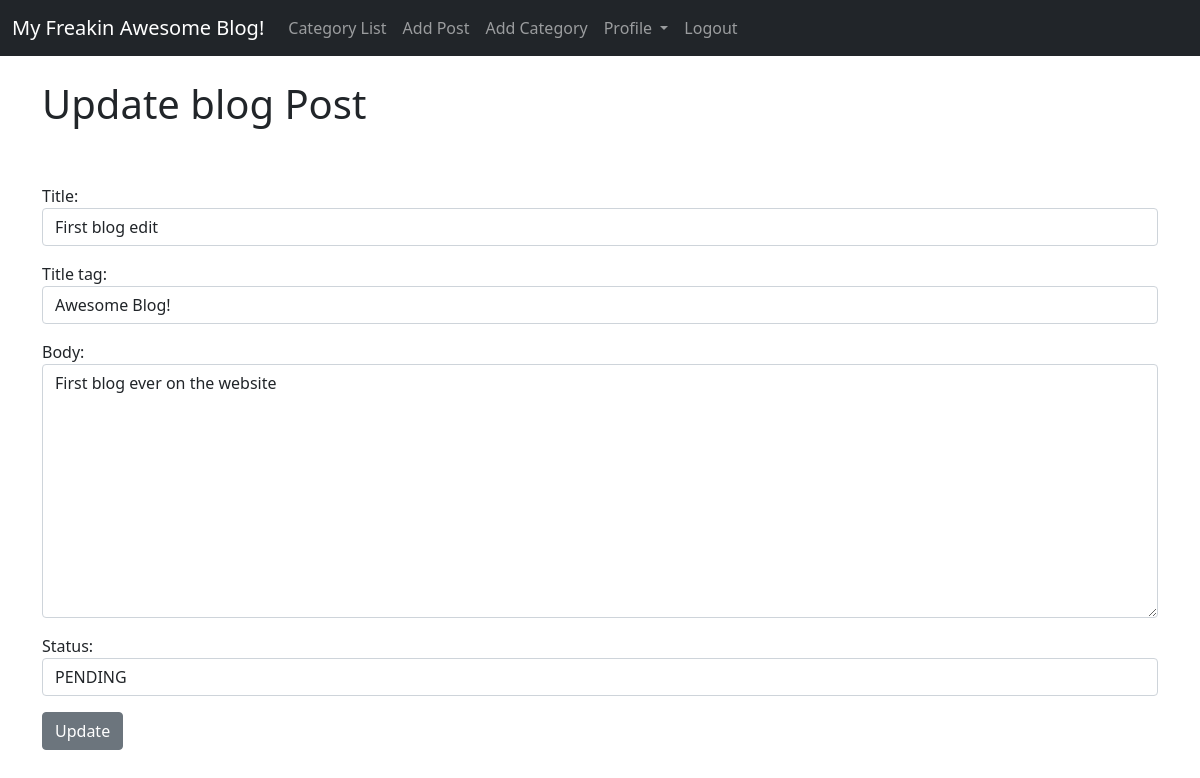
Screenshot of /article/edit/1 (signed in) with the database file from the repository.
### theblog/models.py (models this page shows, shortened)
class Post(models.Model):
    STATUS_CHOICES = [
        ("PENDING", "PENDING"),
        ("SOLD", "SOLD"),
    ]
    title = models.CharField(max_length=255)
    header_image = models.ImageField(null=True,blank=True,upload_to="images/")
    title_tag = models.CharField(max_length=255)
    author = models.ForeignKey(User,on_delete=models.CASCADE)
    body = RichTextField(blank=True,null=True)
    post_date = models.DateField(auto_now_add=True)
    category = models.CharField(max_length=255,default='coding')
    likes = models.ManyToManyField(User,related_name="blog_posts")
    status = models.CharField(max_length=20,choices=STATUS_CHOICES,default="PENDING")

### theblog/views.py (the view)
# urls.py: path('article/edit/<int:pk>', UpdatePostView.as_view(), name='update_post'),
class UpdatePostView(UpdateView):
    model = Post
    form_class = EditPostForm
    template_name = 'update_post.html'

### theblog/forms.py
class EditPostForm(forms.ModelForm):
    class Meta:
        model = Post
        fields = ('title','title_tag','body',"status")
        widgets = {
            'title': forms.TextInput(attrs={'class':'form-control'}),
            'title_tag': forms.TextInput(attrs={'class': 'form-control'}),
            'body': forms.Textarea(attrs={'class': 'form-control'}),
            'status': forms.Select(attrs={'class': 'form-control'}),
        }

### theblog/templates/update_post.html (shortened to what this page needs)
{% extends 'base.html' %}
{% block content %}
{% if user.is_authenticated%}
    {% if user.id == post.author.id %}
        <h1>Update blog Post</h1>
        <br/><br/>
        <div class = "form-group">
            <form method="POST">
                {{ form.as_p }}
                <button class="btn btn-secondary">Update</button>
            </form>
            </div>
    {% else %}
    You are not allowed here (and you know it...)
    {% endif %}
{% else %}
You are not allowed here (and you know it...)
{% endif %}
{% endblock %}

### rows the page displays
Post: title "First blog edit", title_tag "Awesome Blog!", body "First blog ever on the website", status "PENDING"
